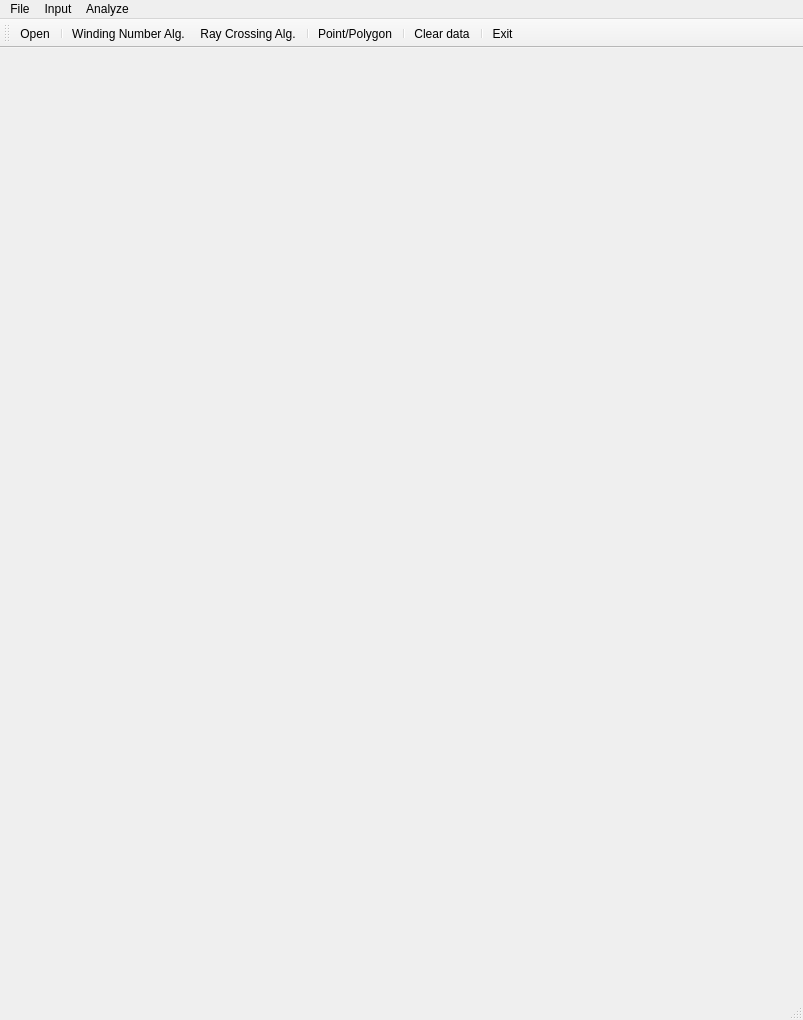
<?xml version="1.0" encoding="UTF-8"?>
<ui version="4.0">
 <class>MainForm</class>
 <widget class="QMainWindow" name="MainForm">
  <property name="geometry">
   <rect>
    <x>0</x>
    <y>0</y>
    <width>803</width>
    <height>1020</height>
   </rect>
  </property>
  <property name="windowTitle">
   <string>Analyze point and polygon position</string>
  </property>
  <widget class="QWidget" name="centralwidget">
   <layout class="QVBoxLayout" name="verticalLayout">
    <item>
     <widget class="Draw" name="Canvas" native="true"/>
    </item>
   </layout>
  </widget>
  <widget class="QMenuBar" name="menubar">
   <property name="geometry">
    <rect>
     <x>0</x>
     <y>0</y>
     <width>803</width>
     <height>26</height>
    </rect>
   </property>
   <widget class="QMenu" name="menuFile">
    <property name="title">
     <string>File</string>
    </property>
    <addaction name="actionOpen"/>
    <addaction name="separator"/>
    <addaction name="actionExit"/>
   </widget>
   <widget class="QMenu" name="menuAnalyze">
    <property name="title">
     <string>Analyze</string>
    </property>
    <addaction name="actionRay_Crossing_Alg"/>
    <addaction name="actionWinding_Number_Alg"/>
   </widget>
   <widget class="QMenu" name="menuInput">
    <property name="title">
     <string>Input</string>
    </property>
    <addaction name="actionPoint_Polygon"/>
    <addaction name="separator"/>
    <addaction name="actionClear_All"/>
   </widget>
   <addaction name="menuFile"/>
   <addaction name="menuInput"/>
   <addaction name="menuAnalyze"/>
  </widget>
  <widget class="QStatusBar" name="statusbar"/>
  <widget class="QToolBar" name="toolBar">
   <property name="windowTitle">
    <string>toolBar</string>
   </property>
   <attribute name="toolBarArea">
    <enum>TopToolBarArea</enum>
   </attribute>
   <attribute name="toolBarBreak">
    <bool>false</bool>
   </attribute>
   <addaction name="actionOpen"/>
   <addaction name="separator"/>
   <addaction name="actionWinding_Number_Alg"/>
   <addaction name="actionRay_Crossing_Alg"/>
   <addaction name="separator"/>
   <addaction name="actionPoint_Polygon"/>
   <addaction name="separator"/>
   <addaction name="actionClear_All"/>
   <addaction name="separator"/>
   <addaction name="actionExit"/>
  </widget>
  <action name="actionOpen">
   <property name="icon">
    <iconset resource="images.qrc">
     <normaloff>:/images/icons/open_file.png</normaloff>:/images/icons/open_file.png</iconset>
   </property>
   <property name="text">
    <string>Open</string>
   </property>
   <property name="toolTip">
    <string>Open file</string>
   </property>
  </action>
  <action name="actionExit">
   <property name="icon">
    <iconset resource="images.qrc">
     <normaloff>:/images/icons/exit.png</normaloff>:/images/icons/exit.png</iconset>
   </property>
   <property name="text">
    <string>Exit</string>
   </property>
   <property name="toolTip">
    <string>Exit application</string>
   </property>
  </action>
  <action name="actionRay_Crossing_Alg">
   <property name="icon">
    <iconset resource="images.qrc">
     <normaloff>:/images/icons/ray.png</normaloff>:/images/icons/ray.png</iconset>
   </property>
   <property name="text">
    <string>Ray Crossing Alg.</string>
   </property>
   <property name="toolTip">
    <string>Ray Crossing Algorithm</string>
   </property>
  </action>
  <action name="actionWinding_Number_Alg">
   <property name="icon">
    <iconset resource="images.qrc">
     <normaloff>:/images/icons/winding.png</normaloff>:/images/icons/winding.png</iconset>
   </property>
   <property name="text">
    <string>Winding Number Alg.</string>
   </property>
   <property name="toolTip">
    <string>Winding Number Algorithm</string>
   </property>
  </action>
  <action name="actionPoint_Polygon">
   <property name="checkable">
    <bool>true</bool>
   </property>
   <property name="icon">
    <iconset resource="images.qrc">
     <normaloff>:/images/icons/pointpol.png</normaloff>:/images/icons/pointpol.png</iconset>
   </property>
   <property name="text">
    <string>Point/Polygon</string>
   </property>
   <property name="toolTip">
    <string>Input Point or Polygon</string>
   </property>
  </action>
  <action name="actionClear_All">
   <property name="icon">
    <iconset resource="images.qrc">
     <normaloff>:/images/icons/clear_all.png</normaloff>:/images/icons/clear_all.png</iconset>
   </property>
   <property name="text">
    <string>Clear data</string>
   </property>
   <property name="toolTip">
    <string>Clear all data </string>
   </property>
  </action>
 </widget>
 <customwidgets>
  <customwidget>
   <class>Draw</class>
   <extends>QWidget</extends>
   <header>draw.h</header>
   <container>1</container>
  </customwidget>
 </customwidgets>
 <resources>
  <include location="images.qrc"/>
 </resources>
 <connections/>
</ui>
